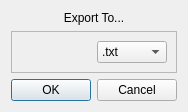
<?xml version="1.0" encoding="UTF-8"?>
<ui version="4.0">
 <class>ExportDialog</class>
 <widget class="QDialog" name="ExportDialog">
  <property name="geometry">
   <rect>
    <x>0</x>
    <y>0</y>
    <width>174</width>
    <height>106</height>
   </rect>
  </property>
  <property name="windowTitle">
   <string>Dialog</string>
  </property>
  <layout class="QVBoxLayout" name="verticalLayout">
   <item>
    <widget class="QLabel" name="ExportLabel">
     <property name="text">
      <string>Export To...</string>
     </property>
     <property name="alignment">
      <set>Qt::AlignCenter</set>
     </property>
    </widget>
   </item>
   <item>
    <widget class="QFrame" name="frame">
     <property name="frameShape">
      <enum>QFrame::StyledPanel</enum>
     </property>
     <property name="frameShadow">
      <enum>QFrame::Raised</enum>
     </property>
     <layout class="QHBoxLayout" name="horizontalLayout">
      <item>
       <widget class="QLabel" name="OptionsLabel">
        <property name="text">
         <string/>
        </property>
       </widget>
      </item>
      <item>
       <widget class="QComboBox" name="OptionsComboBox">
        <item>
         <property name="text">
          <string>.txt</string>
         </property>
        </item>
       </widget>
      </item>
     </layout>
    </widget>
   </item>
   <item>
    <widget class="QDialogButtonBox" name="ExportDialogButtonBox">
     <property name="standardButtons">
      <set>QDialogButtonBox::Cancel|QDialogButtonBox::Ok</set>
     </property>
    </widget>
   </item>
  </layout>
 </widget>
 <resources/>
 <connections>
  <connection>
   <sender>ExportDialogButtonBox</sender>
   <signal>rejected()</signal>
   <receiver>ExportDialog</receiver>
   <slot>close()</slot>
   <hints>
    <hint type="sourcelabel">
     <x>86</x>
     <y>65</y>
    </hint>
    <hint type="destinationlabel">
     <x>86</x>
     <y>42</y>
    </hint>
   </hints>
  </connection>
 </connections>
</ui>
